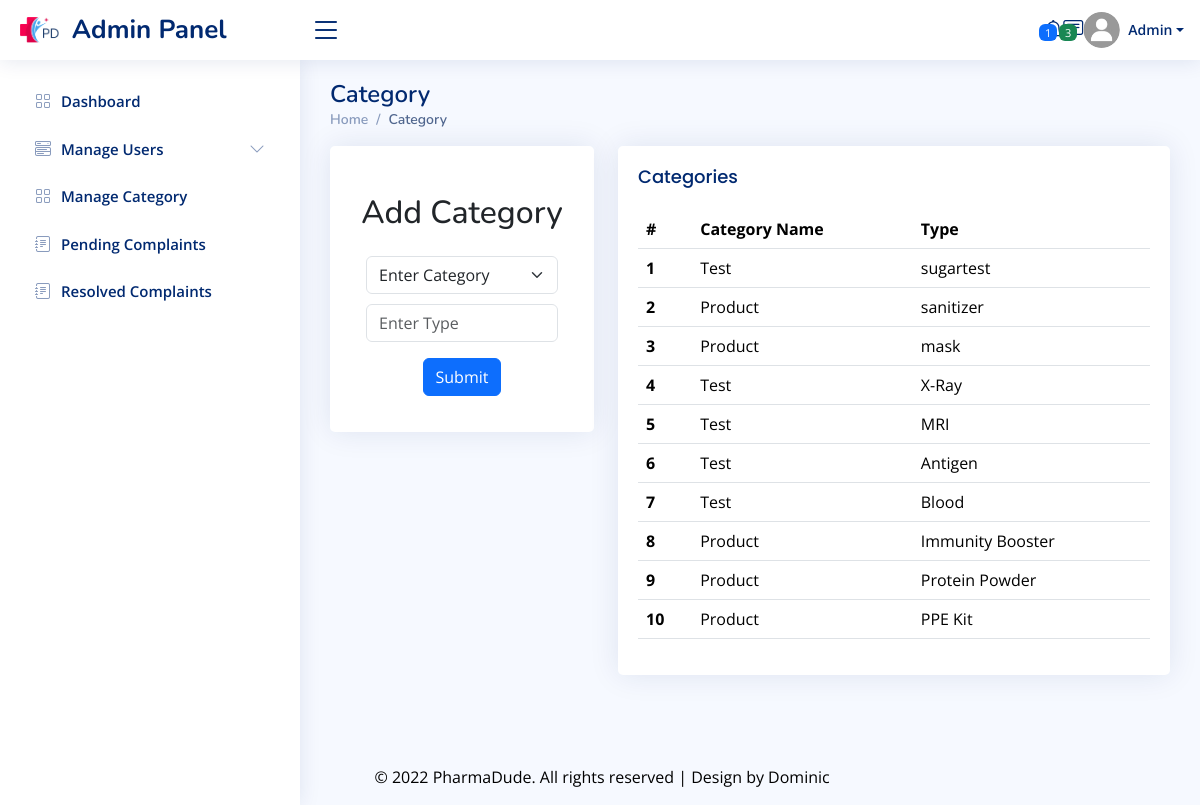
Screenshot of /admin/category.php with the database file from the repository.
### tables this page shows
CREATE TABLE `category` (
  `categoryid` int(11) NOT NULL,
  `categoryname` varchar(35) NOT NULL,
  `type` varchar(20) NOT NULL
);

### admin/category.php (the view, shortened to what this page needs)
<?php
require 'header.php';
require '../php/connect.php';
$sql="select * from category";
$rslt=mysqli_query($conn,$sql);
?>
  <main id="main" class="main">
    <div class="pagetitle">
      <h1>Category</h1>
      <nav>
        <ol class="breadcrumb">
          <li class="breadcrumb-item"><a href="index.html">Home</a></li>
          <li class="breadcrumb-item active">Category</li>
        </ol>
      </nav>
    </div>
   <section class="section">
      <div class="row">
        <div class="col-lg-4 ">
          <div class="card">
            <div class="card-body">
              <h2 class="text-center pt-5">Add Category</h2>
              <form action="catphp.php" method="POST">
                <div class="row  p-3">
                  <div class="form-group">
                    <select  name="category" class="form-select" required>
                    <option disabled="disabled" selected="selected">Enter Category</option>
                    <br><br>
                    </select>
                  </div>
                  <br><br>
                  <div class="col-sm-12 ">
                    <input type="text" name="type" class="form-control" placeholder="Enter Type">
                  </div>
                </div>
                <div class="row mb-3 text-center">
                  <div class="col-sm-6 offset-sm-3">
                    <input type="submit" class="btn btn-primary" >
                  </div>
                </div>
              </form>
            </div>
          </div>
        </div>
        <div class="col-lg-8">
          <div class="card">
            <div class="card-body">
              <h5 class="card-title">Categories</h5>
              <table class="table datatable">
                <thead>
                  <tr>
                    <th scope="col">#</th>
                    <th scope="col">Category Name</th>
                    <th scope="col">Type</th>
                  </tr>
                </thead>
                <tbody>
                  <tr>
                    <?php
                    $n=1;
                    while($f=mysqli_fetch_assoc($rslt)){ ?>
                    <th scope="row"><?php echo $n++; ?></th>
                    <td><?php echo $f['categoryname']; ?> </td>
                    <td><?php echo $f['type'];?>
                   </td>
                   </tr>
                  <?php } ?>
                </tbody>
              </table>
            </div>
          </div>
        </div>
      </div>
    </section>
  </main>
 <?php
 require 'footer.php';
 ?>

### admin/assets/css/style.css (style rules this page uses)
:root { scroll-behavior: smooth; }
body { font-family: "Open Sans", sans-serif; background: #f6f9ff; color: #444444; }
a { color: #4154f1; text-decoration: none; }
h1, h2, h3, h4, h5, h6 { font-family: "Nunito", sans-serif; }
#main { margin-top: 60px; padding: 20px 30px; transition: all 0.3s; }
.pagetitle { margin-bottom: 10px; }
.pagetitle h1 { font-size: 24px; margin-bottom: 0; font-weight: 600; color: #012970; }
.card { margin-bottom: 30px; border: none; border-radius: 5px; box-shadow: 0px 0 30px rgba(1, 41, 112, 0.1); overflow: hidden; }
.card-title { padding: 20px 0 15px 0; font-size: 18px; font-weight: 500; color: #012970; font-family: "Poppins", sans-serif; }
.card-body { padding: 0 20px 20px 20px; }
.breadcrumb { font-size: 14px; font-family: "Nunito", sans-serif; color: #899bbd; font-weight: 600; }
.breadcrumb a { color: #899bbd; transition: 0.3s; }
.breadcrumb .breadcrumb-item::before { color: #899bbd; }
.breadcrumb .active { color: #51678f; font-weight: 600; }
@media (min-width: 1200px) { #main, #footer { margin-left: 300px; } }

### rows the page displays
category: categoryname "Test", type "sugartest"
category: categoryname "Product", type "sanitizer"
category: categoryname "Product", type "mask"
category: categoryname "Test", type "X-Ray"
category: categoryname "Test", type "MRI"
category: categoryname "Test", type "Antigen"
category: categoryname "Test", type "Blood"
category: categoryname "Product", type "Immunity Booster"
category: categoryname "Product", type "Protein Powder"
category: categoryname "Product", type "PPE Kit"

### other values shown
$num "1"
$num "3"
